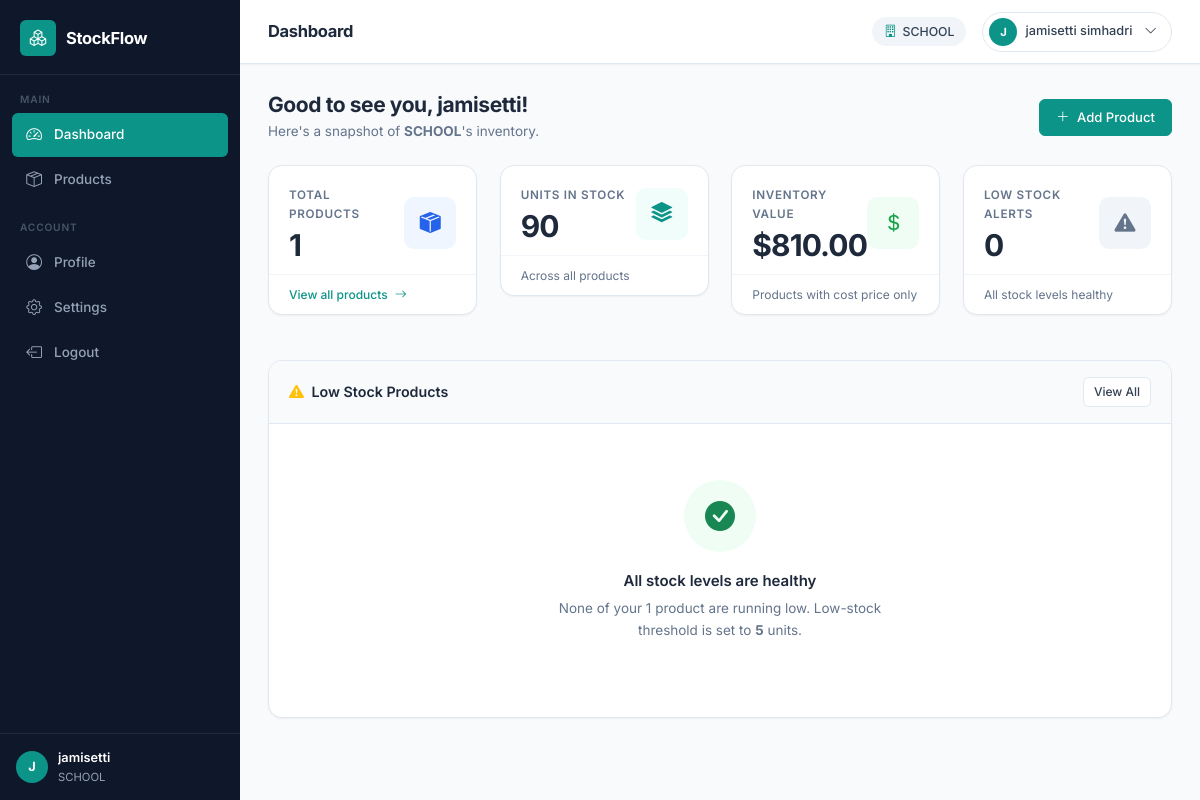
Page /dashboard/ (signed in) on the committed database.
### inventory/models.py (models this page shows, shortened)
class User(AbstractBaseUser, PermissionsMixin):
    email = models.EmailField(unique=True)
    first_name = models.CharField(max_length=150, blank=True)
    last_name = models.CharField(max_length=150, blank=True)
    is_staff = models.BooleanField(default=False)
    is_active = models.BooleanField(default=True)
    date_joined = models.DateTimeField(default=timezone.now)
    USERNAME_FIELD = 'email'
    REQUIRED_FIELDS = []
    objects = UserManager()
    class Meta:
        verbose_name = 'User'
        verbose_name_plural = 'Users'
    def get_full_name(self):
        full_name = f'{self.first_name} {self.last_name}'.strip()
        return full_name or self.email
    def get_short_name(self):
        return self.first_name or self.email.split('@')[0]

class Organization(models.Model):
    owner = models.OneToOneField(
        User,
        on_delete=models.CASCADE,
        related_name='organization',
    )
    name = models.CharField(max_length=255)
    default_low_stock_threshold = models.PositiveIntegerField(
        default=5,
        validators=[MinValueValidator(0)],
        help_text='Default threshold applied to products without their own threshold.',
    )
    created_at = models.DateTimeField(auto_now_add=True)
    class Meta:
        verbose_name = 'Organization'
        verbose_name_plural = 'Organizations'

### inventory/views.py (the view)
# urls.py: path('dashboard/', views.dashboard_view, name='dashboard'),
@login_required
def dashboard_view(request):
    org = get_object_or_404(Organization, owner=request.user)
    products = org.products.all()
    total_products = products.count()
    total_units = products.aggregate(total=Sum('quantity_on_hand'))['total'] or 0
    total_value = 0
    for p in products:
        val = p.inventory_value()
        if val is not None:
            total_value += val
    low_stock_products = [p for p in products if p.is_low_stock()]
    low_stock_count = len(low_stock_products)
    context = {
        'org': org,
        'total_products': total_products,
        'total_units': total_units,
        'total_value': total_value,
        'low_stock_count': low_stock_count,
        'low_stock_products': low_stock_products,
        'page_title': 'Dashboard',
    }
    return render(request, 'inventory/dashboard.html', context)

### inventory/models.py (called while the page is built)
    def get_effective_threshold(self):
        if self.low_stock_threshold is not None:
            return self.low_stock_threshold
        return self.organization.default_low_stock_threshold

    def is_low_stock(self):
        return self.quantity_on_hand <= self.get_effective_threshold()

    def inventory_value(self):
        if self.cost_price is not None:
            return self.quantity_on_hand * self.cost_price
        return None

### templates/inventory/dashboard.html (shortened to what this page needs)
{% extends "dashboard_base.html" %}
{% block page_title %}Dashboard{% endblock %}
{% block content %}
<div class="welcome-banner mb-4">
  <div class="welcome-text">
    <h2 class="welcome-greeting">
      Good to see you, {{ request.user.get_short_name }}!
    </h2>
    <p class="welcome-sub">Here's a snapshot of <strong>{{ org.name }}</strong>'s inventory.</p>
  </div>
  <a href="{% url 'product_add' %}" class="btn btn-primary btn-add-product">
    <i class="bi bi-plus-lg me-2"></i>Add Product
  </a>
</div>
<div class="row g-4 mb-5">
  <div class="col-sm-6 col-xl-3">
    <div class="stat-card stat-card--blue">
      <div class="stat-card-body">
        <div class="stat-card-info">
          <div class="stat-card-label">Total Products</div>
          <div class="stat-card-value">{{ total_products }}</div>
        </div>
        <div class="stat-card-icon">
          <i class="bi bi-box-seam-fill"></i>
        </div>
      </div>
      <div class="stat-card-footer">
        <a href="{% url 'product_list' %}" class="stat-card-link">
          View all products <i class="bi bi-arrow-right ms-1"></i>
        </a>
      </div>
    </div>
  </div>
  <div class="col-sm-6 col-xl-3">
    <div class="stat-card stat-card--teal">
      <div class="stat-card-body">
        <div class="stat-card-info">
          <div class="stat-card-label">Units in Stock</div>
          <div class="stat-card-value">{{ total_units }}</div>
        </div>
        <div class="stat-card-icon">
          <i class="bi bi-stack"></i>
        </div>
      </div>
      <div class="stat-card-footer">
        <span class="stat-card-note">Across all products</span>
      </div>
    </div>
  </div>
  <div class="col-sm-6 col-xl-3">
    <div class="stat-card stat-card--green">
      <div class="stat-card-body">
        <div class="stat-card-info">
          <div class="stat-card-label">Inventory Value</div>
          <div class="stat-card-value">${{ total_value|floatformat:2 }}</div>
        </div>
        <div class="stat-card-icon">
          <i class="bi bi-currency-dollar"></i>
        </div>
      </div>
      <div class="stat-card-footer">
        <span class="stat-card-note">Products with cost price only</span>
      </div>
    </div>
  </div>
  <div class="col-sm-6 col-xl-3">
    <div class="stat-card {% if low_stock_count > 0 %}stat-card--red{% else %}stat-card--gray{% endif %}">
      <div class="stat-card-body">
        <div class="stat-card-info">
          <div class="stat-card-label">Low Stock Alerts</div>
          <div class="stat-card-value">{{ low_stock_count }}</div>
        </div>
        <div class="stat-card-icon">
          <i class="bi bi-exclamation-triangle-fill"></i>
        </div>
      </div>
      <div class="stat-card-footer">
        {% if low_stock_count > 0 %}
        <span class="stat-card-note text-danger fw-medium">Needs attention</span>
        {% else %}
        <span class="stat-card-note">All stock levels healthy</span>
        {% endif %}
      </div>
    </div>
  </div>
</div>
<div class="card content-card">
  <div class="card-header content-card-header">
    <div class="d-flex align-items-center gap-2">
      <i class="bi bi-exclamation-triangle-fill text-warning"></i>
      <h5 class="mb-0">Low Stock Products</h5>
    </div>
    <a href="{% url 'product_list' %}" class="btn btn-sm btn-outline-secondary">
      View All
    </a>
  </div>
  <div class="card-body p-0">
    {% if total_products == 0 %}
    <div class="empty-state">
      <div class="empty-state-icon">
        <i class="bi bi-box-seam"></i>
      </div>
      <h5 class="empty-state-title">No products yet</h5>
      <p class="empty-state-text">
        Start building your inventory by adding your first product.
      </p>
      <a href="{% url 'product_add' %}" class="btn btn-primary">
        <i class="bi bi-plus-lg me-2"></i>Add Your First Product
      </a>
    </div>
    {% elif low_stock_products|length == 0 %}
    <div class="empty-state empty-state--success">
      <div class="empty-state-icon text-success">
        <i class="bi bi-check-circle-fill"></i>
      </div>
      <h5 class="empty-state-title">All stock levels are healthy</h5>
      <p class="empty-state-text">
        None of your {{ total_products }} product{{ total_products|pluralize }} are running low.
        Low-stock threshold is set to <strong>{{ org.default_low_stock_threshold }}</strong> units.
      </p>
    </div>
    {% endif %}
  </div>
</div>
{% endblock %}

### templates/dashboard_base.html (shortened to what this page needs)
{% extends "base.html" %}
{% block body %}
<div class="app-layout">
  <aside class="sidebar" id="sidebar">
    <div class="sidebar-brand">
      <div class="brand-icon">
        <i class="bi bi-boxes"></i>
      </div>
      <span class="brand-name">StockFlow</span>
    </div>
    <nav class="sidebar-nav">
      <div class="nav-section-label">Main</div>
      <a href="{% url 'dashboard' %}"
         class="sidebar-link {% if request.resolver_match.url_name == 'dashboard' %}active{% endif %}">
        <i class="bi bi-speedometer2"></i>
        <span>Dashboard</span>
      </a>
      <a href="{% url 'product_list' %}"
         class="sidebar-link {% if 'product' in request.resolver_match.url_name %}active{% endif %}">
        <i class="bi bi-box-seam"></i>
        <span>Products</span>
      </a>
      <div class="nav-section-label mt-3">Account</div>
      <a href="{% url 'profile' %}"
         class="sidebar-link {% if request.resolver_match.url_name == 'profile' %}active{% endif %}">
        <i class="bi bi-person-circle"></i>
        <span>Profile</span>
      </a>
      <a href="{% url 'settings' %}"
         class="sidebar-link {% if request.resolver_match.url_name == 'settings' %}active{% endif %}">
        <i class="bi bi-gear"></i>
        <span>Settings</span>
      </a>
      <a href="{% url 'logout' %}" class="sidebar-link sidebar-link--logout">
        <i class="bi bi-box-arrow-left"></i>
        <span>Logout</span>
      </a>
    </nav>
    <a href="{% url 'profile' %}" class="sidebar-user text-decoration-none" title="View Profile">
      <div class="sidebar-user-avatar">
        {{ request.user.get_short_name|slice:":1"|upper }}
      </div>
      <div class="sidebar-user-info">
        <div class="sidebar-user-name">{{ request.user.get_short_name }}</div>
        <div class="sidebar-user-org">{{ org.name|truncatechars:22 }}</div>
      </div>
    </a>
  </aside>
  <main class="main-content">
    <header class="main-header">
      <div class="header-left">
        <h1 class="page-title">{% block page_title %}{% endblock %}</h1>
      </div>
      <div class="header-right">
        <div class="org-badge">
          <i class="bi bi-building"></i>
          <span>{{ org.name }}</span>
        </div>
        <div class="user-menu dropdown">
          <button class="user-menu-btn" type="button" data-bs-toggle="dropdown" aria-expanded="false">
            <div class="user-avatar">{{ request.user.get_short_name|slice:":1"|upper }}</div>
            <span class="d-none d-md-inline">{{ request.user.get_full_name }}</span>
            <i class="bi bi-chevron-down ms-1"></i>
          </button>
        </div>
      </div>
    </header>
    <div class="page-content">
      {% block content %}{% endblock %}
    </div>
  </main>
</div>
{% endblock %}

### rows in the picture
User: user.get_short_name "J", user.get_short_name "jamisetti", user.get_full_name "jamisetti simhadri"
Organization: name "SCHOOL", default_low_stock_threshold "5"

### other values in the picture
{{ total_products }} "1"
{{ total_units }} "90"
{{ total_value|floatformat:2 }} "810.00"
{{ low_stock_count }} "0"
